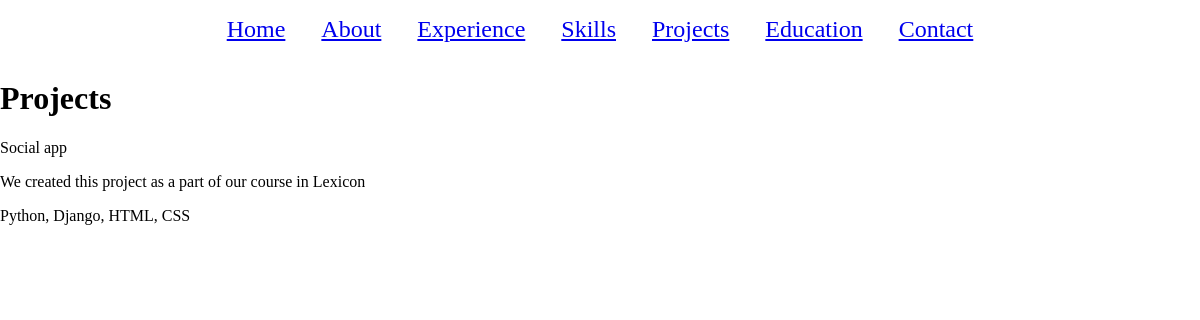
/projects/, run on the app's committed database.
### app_portfolio/models.py (models this page shows, shortened)
class Projects(models.Model):
    title = models.CharField(max_length=50)
    description = models.TextField(blank=False)
    skills_used = models.CharField(max_length=100)
    github_link = models.URLField(blank=True)

### app_portfolio/views.py (the view)
# urls.py: path('projects/', projects, name='projects'),
def projects(request):
    projects_data = Projects.objects.all()
    context = {
        "projects_data": projects_data
    }
    return render(request, 'app_portfolio/projects.html', context)

### templates/app_portfolio/projects.html (shortened to what this page needs)
{% extends 'app_portfolio/base.html' %}
{% load static %}
{% block content %}
<h1 class="education_heading">Projects</h1>
{% for projects in projects_data %}
<div>
  <p>{{ projects.title }}</p>
  <p>{{ projects.description }}</p>
  <p>{{ projects.skills_used }}</p>
</div>
{% endfor %}
{% endblock %}

### static/app_portfolio/style.css (style rules this page uses)
html, body { height: 100vh; margin: 0; padding: 0; background-image: url("background_picture.jpg"); box-sizing: border-box; }

### data on the page
Projects: title "Social app", description "We created this project as a part of our course in Lexicon", skills_used "Python, Django, HTML, CSS"
